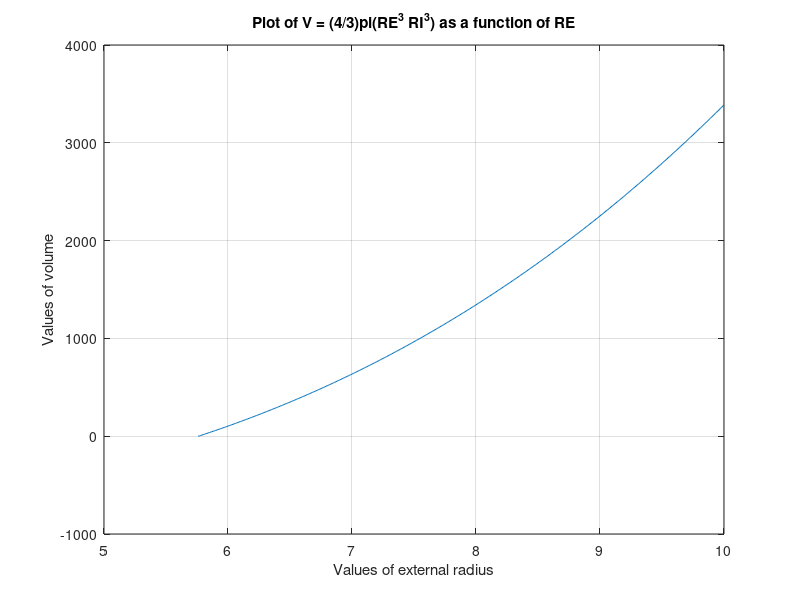

Here is the MATLAB script that generated this plot:
%               Solution for Problem 15-16

%creating vector RE
RE = [5.76:0.01:10.0];

%evaluating the volume function with RI=5.762
RI = 5.762;
V = (4/3)*pi*(RE.^3 - RI^3);

%plot of V vs RE
plot(RE,V);
title('Plot of V = (4/3)pi(RE^3 RI^3) as a function of RE');
xlabel('Values of external radius');
ylabel('Values of volume');
grid;
keyboard;